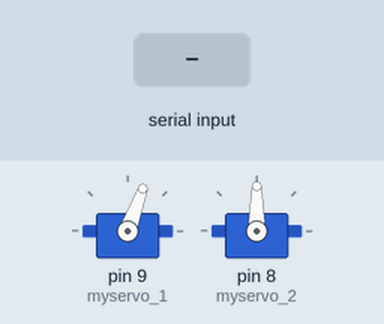
A sketch run on a simulated Arduino Uno, built with avr-gcc and run on an emulated ATmega328P. Shown: 2 × servo. The inputs (shaded band) are chosen by the test bench.

Above: at 1.2 s.
1.3 s: "1" received over Serial
At 1.45 s:
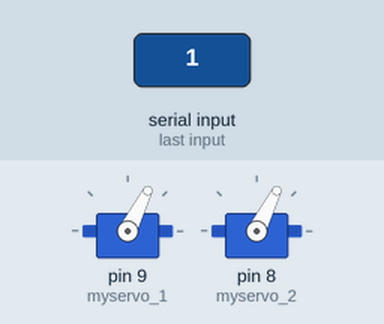
At 2.05 s:
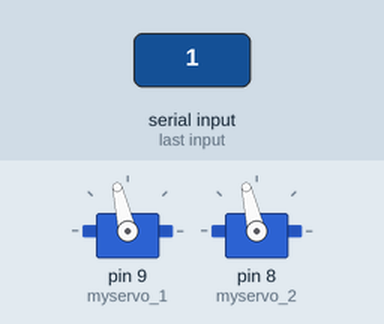
Timing chart, 0 to 10.3 s (numbered marks = the images above; inputs shaded):
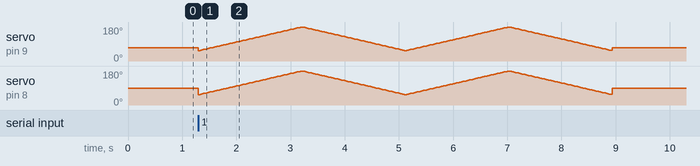

The sketch:

arduino_attuatore_robot_arm.ino
```cpp
#include <Servo.h>

// create servo objects to control a servo
Servo myservo_1;
Servo myservo_2;

int pos = 0;    // variable to store the servo position

void setup() {
  Serial.begin(9600);
  myservo_1.attach(9);  // attaches the servo on pin 9 to the servo object
  myservo_2.attach(8);  // attaches the servo on pin 8 to the servo object

  // tell servo to go to initial position
  myservo_1.write(70);
  myservo_2.write(90);
}

void loop() {

  if (Serial.available()>0){

    Serial.read();

    for (pos = 55; pos <= 180; pos += 1) { // goes from 0 degrees to 180 degrees
        // in steps of 1 degree
        myservo_1.write(pos);              // tell servo to go to position in variable 'pos'
        myservo_2.write(pos);
        delay(15);                       // waits 15 ms for the servo to reach the position
      }
    for (pos = 180; pos >= 55; pos -= 1) { // goes from 180 degrees to 0 degrees
        myservo_1.write(pos);              // tell servo to go to position in variable 'pos'
        myservo_2.write(pos);
        delay(15);                       // waits 15 ms for the servo to reach the position
    }

    for (pos = 55; pos <= 180; pos += 1) { // goes from 0 degrees to 180 degrees
        // in steps of 1 degree
        myservo_1.write(pos);              // tell servo to go to position in variable 'pos'
        myservo_2.write(pos);
        delay(15);                       // waits 15 ms for the servo to reach the position
      }
    for (pos = 180; pos >= 55; pos -= 1) { // goes from 180 degrees to 0 degrees
        myservo_1.write(pos);              // tell servo to go to position in variable 'pos'
        myservo_2.write(pos);
        delay(15);                       // waits 15 ms for the servo to reach the position
    }

    myservo_1.write(70);
    myservo_2.write(90);
  }
}
```
